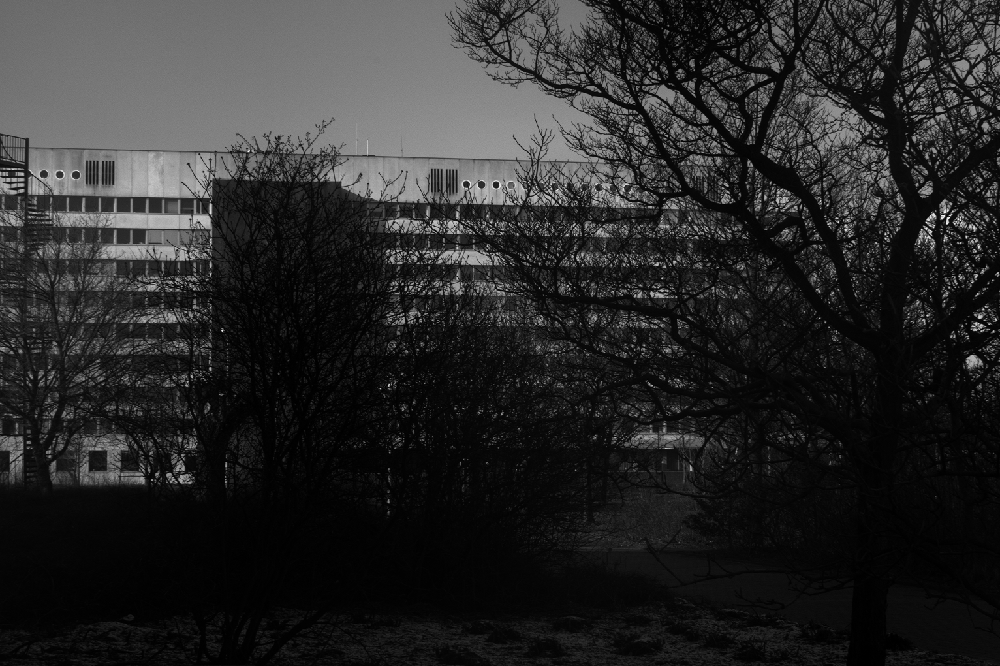
#> input picture ex1/images/imk00001.tiff, 1000 x 666 px, shrunk from 1532 x 1020 before the run; its folder holds only this picture in this run
$ python ex1_7.py   (Python 2 division)
#> lines starting #> are read from the running program, lines starting #| are printed output that depends on the picture
### ex1/image_tools.py
import Image
import numpy as np
import glob
import random

def load_image(path):
    """Loads an image form specified path and converts it to a matrix."""
#> called with path = 'ex1/images/imk00001.tiff'
    im = Image.open(path)
#> im is the input picture: PIL image 1000x666 I;16; min 0, max 32284, mean 5315.5
    im_ar = np.array(im.getdata())
    return np.reshape(im_ar, (im.size[1], im.size[0]))

# [4 lines left out: function add_noise, not called in this run]

def get_random_image(path, im_type):
    """Returns a random image from database."""
    return random.choice(glob.glob(path +"*." +im_type))

def get_random_patch(image, size=None):
    """Returns a random n-by-n patch of an image."""
#> called with size = 32
    if size == None:
        maxSize     = np.min(np.shape(image))
        patchSize   = np.random.randint(1, maxSize)
    else: patchSize   = size

    xInd        = np.random.randint(1, np.shape(image)[0]-patchSize)
#> xInd = 560
    yInd        = np.random.randint(1, np.shape(image)[1]-patchSize)
#> yInd = 630
    return image[xInd:xInd+patchSize, yInd:yInd+patchSize]
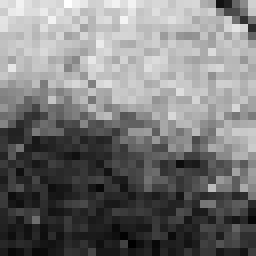
#> returned value: shape (32, 32) int64 (shown 8 times larger); min 689, max 2991, mean 1769.6; drawn with min black and max white

def norm_patch(patch):
    """Normalizes a patch to zero mean and unitary variance."""
    return (patch-np.mean(patch))/np.std(patch)

# [6 lines left out: function norm_patch_set, not called in this run]

### ex1/ex1_7.py
import mdp
import numpy
import pylab as plt
from image_tools import *

"""Train independent component analysis (ICA) on natural image patches in vector repre-
sentation. Use at least 5000 32 times 32 patches and reduce the dimensionality with PCA
to 256 dimensions. How do the resulting basis vectors look like?
To perform ICA you can use the package mdp (use the FastICA implementation, with a
symmetric optimization approach and a tanh non-linearity)."""

image_path  = "/home/mohbf/images/"
img_type    = "tiff"
plt.rcParams['image.interpolation'] = 'nearest'

numberPatches = 500
patchSize     = 32
patches       = []

for i in range(numberPatches):
    currentImg = get_random_image(image_path, img_type)
    currentImg = load_image(currentImg)

    patch = get_random_patch(currentImg, patchSize)
#> (the run stopped early here; a loop or call above may not have finished)

$ run again, on ex1/images/imk00005.tiff
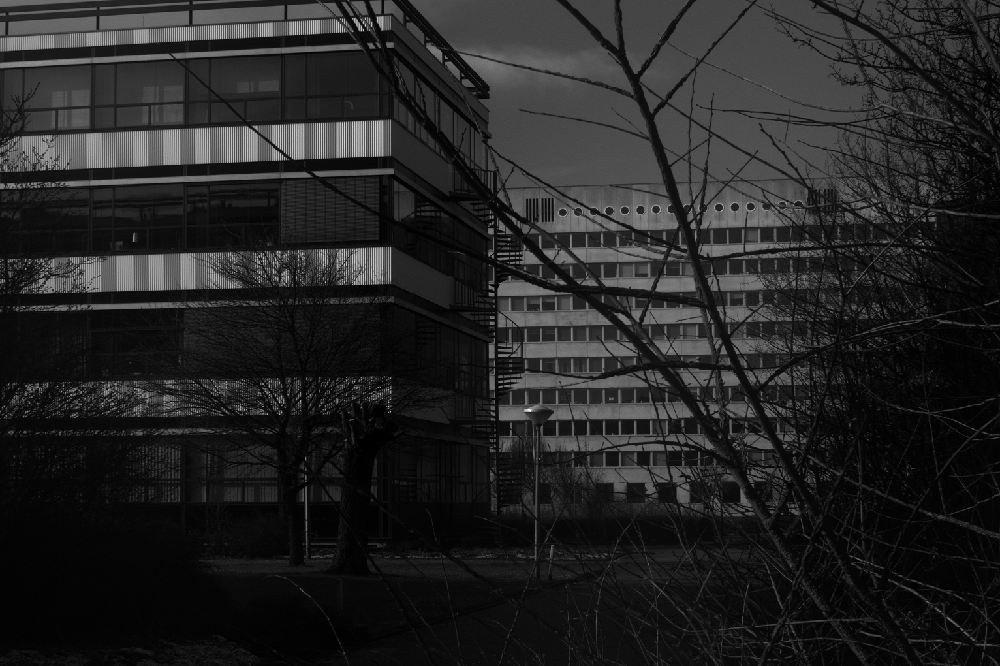
#> input picture ex1/images/imk00005.tiff, 1000 x 666 px, shrunk from 1532 x 1020 before the run
#> in load_image, im is the input picture: PIL image 1000x666 I;16; min 0, max 31416, mean 4513.2
#> in get_random_patch, `return image[xInd:xInd+patchSize, yInd:yInd+patchSize]`:
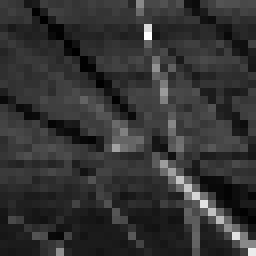
#> returned value: shape (32, 32) int64 (shown 8 times larger); min 1095, max 12693, mean 3445.7; drawn with min black and max white

$ run again, on ex1/images/imk00006.tiff
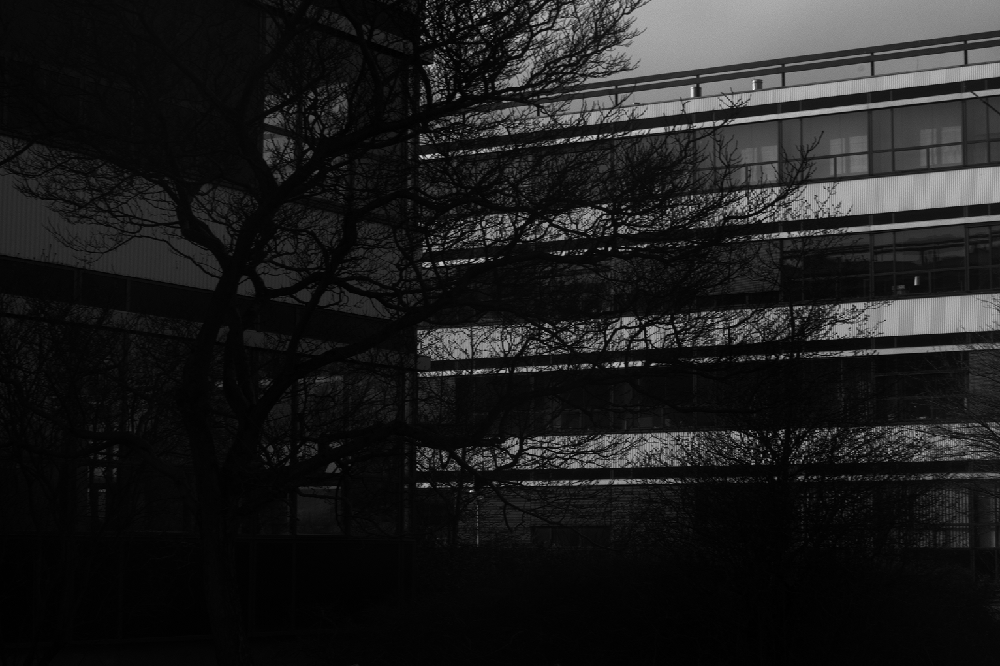
#> input picture ex1/images/imk00006.tiff, 1000 x 666 px, shrunk from 1532 x 1020 before the run
#> in load_image, im is the input picture: PIL image 1000x666 I;16; min 0, max 32767, mean 3784.7
#> in get_random_patch, `return image[xInd:xInd+patchSize, yInd:yInd+patchSize]`:
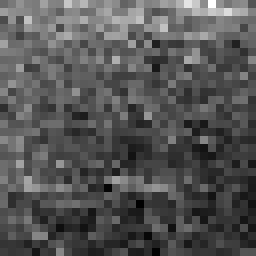
#> returned value: shape (32, 32) int64 (shown 8 times larger); min 312, max 1411, mean 678.3; drawn with min black and max white

$ run again, on ex1/images/imk00007.tiff
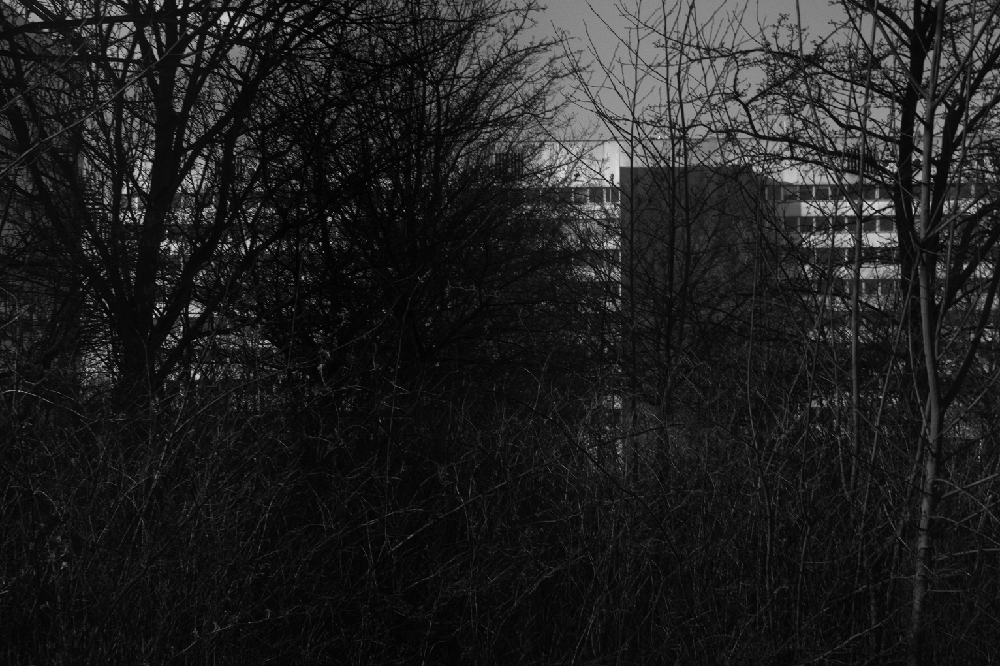
#> input picture ex1/images/imk00007.tiff, 1000 x 666 px, shrunk from 1532 x 1020 before the run
#> in load_image, im is the input picture: PIL image 1000x666 I;16; min 4, max 31577, mean 4122.3
#> in get_random_patch, `return image[xInd:xInd+patchSize, yInd:yInd+patchSize]`:
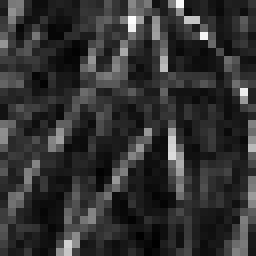
#> returned value: shape (32, 32) int64 (shown 8 times larger); min 670, max 7528, mean 2020.9; drawn with min black and max white

$ run again, on ex1/images/imk00002.tiff
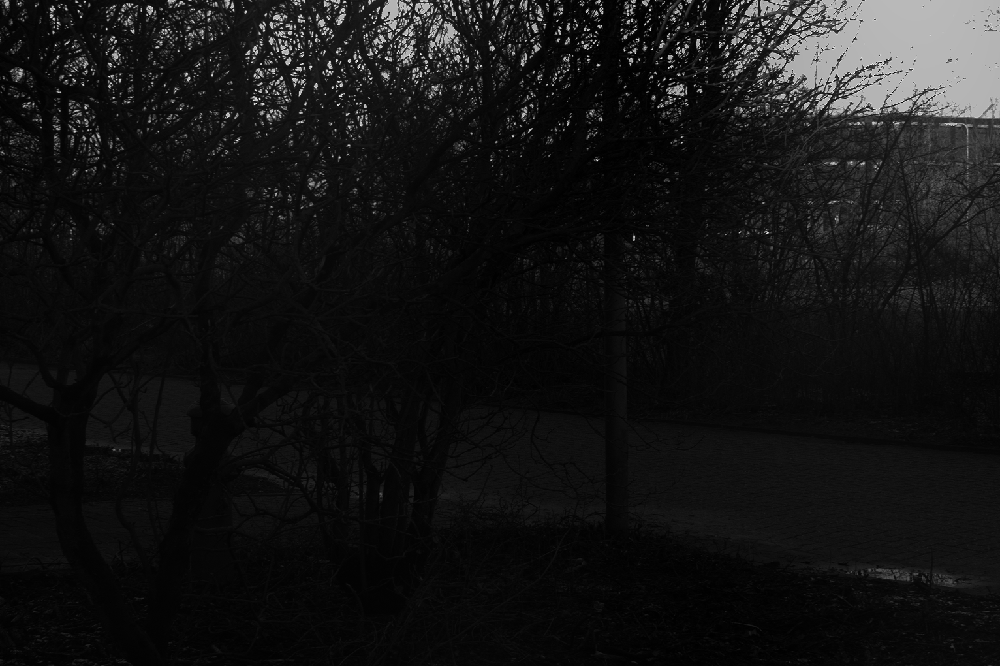
#> input picture ex1/images/imk00002.tiff, 1000 x 666 px, shrunk from 1532 x 1020 before the run
#> in load_image, im is the input picture: PIL image 1000x666 I;16; min 0, max 32468, mean 2768.8
#> in get_random_patch, `return image[xInd:xInd+patchSize, yInd:yInd+patchSize]`:
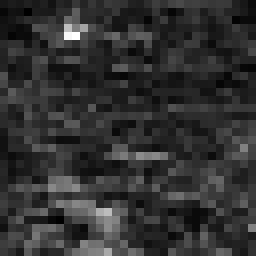
#> returned value: shape (32, 32) int64 (shown 8 times larger); min 152, max 2622, mean 633.1; drawn with min black and max white
